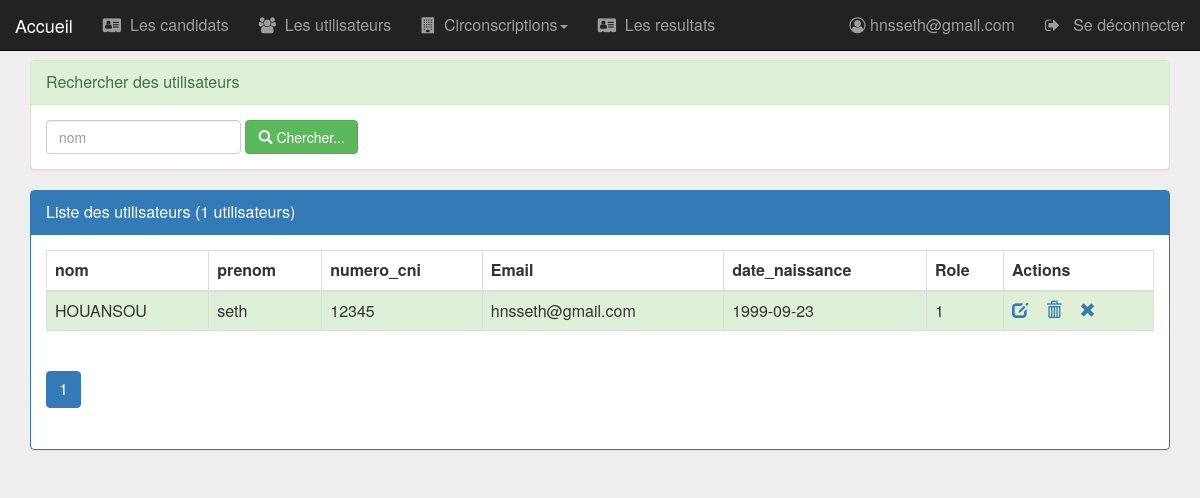
The app's page /pages/utilisateur.php (signed in), older data.
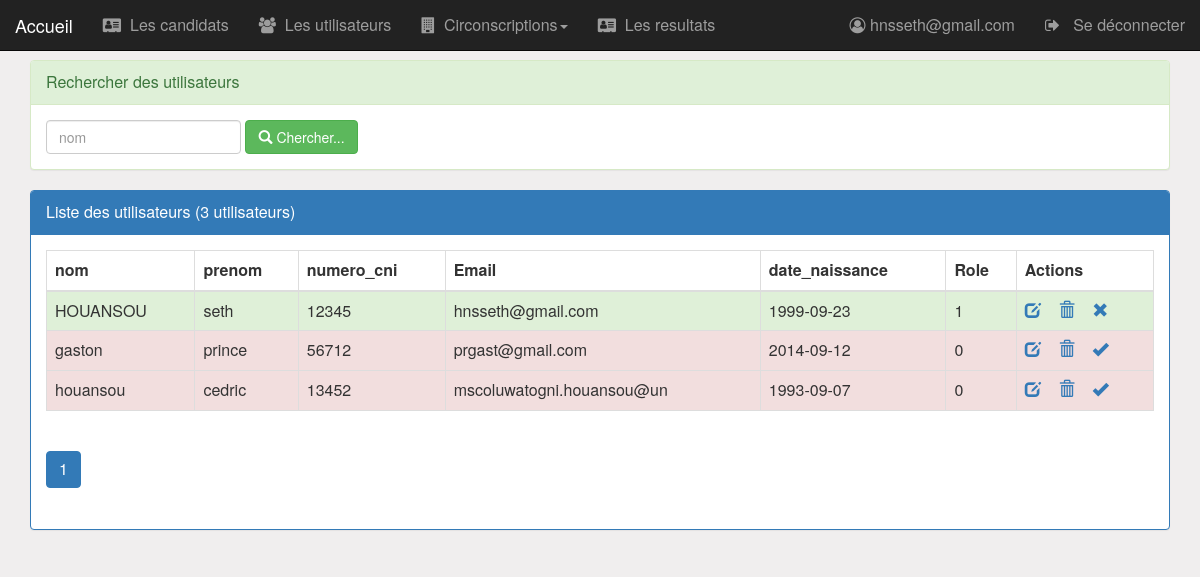
The same page, newer data.
### tables this page shows
CREATE TABLE IF NOT EXISTS `user` (
  `idUser` int(11) NOT NULL AUTO_INCREMENT,
  `nom` varchar(20) NOT NULL,
  `prenom` varchar(20) NOT NULL,
  `naissance` date NOT NULL,
  `adresse` varchar(20) DEFAULT NULL,
  `idProfilF` int(11) DEFAULT NULL,
  `mot_de_passe` varchar(25) NOT NULL,
  `mail` varchar(25) NOT NULL,
  `etat` int(1) DEFAULT NULL,
  PRIMARY KEY (`idUser`),
  KEY `idProfilF` (`idProfilF`)
);

CREATE TABLE IF NOT EXISTS `electeurs` (
  `idElecteur` int(11) NOT NULL AUTO_INCREMENT,
  `numCNI` int(11) NOT NULL,
  `idBureau` int(11) DEFAULT NULL,
  `idUserF` int(11) DEFAULT NULL,
  PRIMARY KEY (`idElecteur`),
  UNIQUE KEY `numCNI` (`numCNI`),
  KEY `idUser` (`idUserF`),
  KEY `idBureau` (`idBureau`)
);

### pages/utilisateur.php (the view, shortened to what the changed rows need)
<?php
    require_once("../api/db_connect.php");
    $login=isset($_GET['login'])?$_GET['login']:"";
    $size=isset($_GET['size'])?$_GET['size']:3;
    $page=isset($_GET['page'])?$_GET['page']:1;
    $requeteUser="select * from user,electeurs where idUser=idUserF and nom like '%$login%'";
    $requeteCount="select count(*) countUser from user";
    $resultatUser=mysqli_query($conn,$requeteUser);
    $resultatCount=mysqli_query($conn,$requeteCount);
    $tabCount=$resultatCount->fetch_array();
    $nbrUser=$tabCount['countUser'];
    $reste=$nbrUser % $size;
    if($reste===0)
        $nbrPage=$nbrUser/$size;
    else
        $nbrPage=floor($nbrUser/$size)+1;
?>
<!DOCTYPE HTML>
<HTML>
    <head>
        <link rel="stylesheet" type="text/css" href="../css/bootstrap.css">
        <link rel="stylesheet" type="text/css" href="../css/font-awesome.min.css">
        <link rel="stylesheet" type="text/css" href="../css/monstyle.css">
    </head>
    <body>
        <?php include("menu.php"); ?>
        <div class="container">
            <div class="panel panel-primary">
                <div class="panel-heading">Liste des utilisateurs (<?php echo $nbrUser ?> utilisateurs)</div>
                <div class="panel-body">
                    <table class="table table-striped table-bordered">
                        <thead>
                            <tr>
                                <th>nom</th> <th>prenom</th> <th>numero_cni</th> <th>Email</th> <th>date_naissance</th> <th>Role</th> <th>Actions</th>
                            </tr>
                        </thead>
                        <tbody>
                            <?php while($user=$resultatUser->fetch_assoc()){ ?>
                                <tr class="<?php echo $user['etat']==1?'success':'danger'?>">
                                    <td><?php echo $user['nom'] ?> </td>
                                    <td><?php echo $user['prenom'] ?> </td>
                                    <td><?php echo $user['numCNI'] ?> </td>
                                    <td><?php echo $user['mail'] ?> </td>
                                    <td><?php echo $user['naissance'] ?> </td>
                                    <td><?php echo $user['etat'] ?> </td>
                                    <td>
                                        <a href="editerUtilisateur.php?id=<?php echo $user['idUser'] ?>">
                                            <span class="glyphicon glyphicon-edit"></span>
                                        </a>
                                        <a onclick="return confirm('Etes vous sur de vouloir supprimer cet utilisateur')"
                                            href="supprimerUtilisateur.php?idUser=<?php echo $user['idUser'] ?>">
                                                <span class="glyphicon glyphicon-trash"></span>
                                        </a>
                                        <a href="activerUtilisateur.php?idUser=<?php echo $user['idUser'] ?>&etat=<?php echo $user['etat']  ?>">
                                            <?php
                                                if($user['etat']==1)
                                                    echo '<span class="glyphicon glyphicon-remove"></span>';
                                                else
                                                    echo '<span class="glyphicon glyphicon-ok"></span>';
                                            ?>
                                        </a>
                                    </td>
                                </tr>
                            <?php } ?>
                        </tbody>
                    </table>
                    <div>
                        <ul class="pagination">
                            <?php for($i=1;$i<=$nbrPage;$i++){ ?>
                                <li class="<?php if($i==$page) echo 'active' ?>">
                                    <a href="utilisateur.php?page=<?php echo $i;?>&login=<?php echo $login ?>">
                                    <?php echo $i; ?>
                                    </a>
                                </li>
                            <?php } ?>
                        </ul>
                    </div>
                </div>
            </div>
        </div>
    </body>
</HTML>

### pages/menu.php (shortened to what the changed rows need)
<nav class="navbar navbar-inverse navbar-fixed-top">
    <div class="container-fluid">
        <div class="navbar-header">
            <a href="../index.php" class="navbar-brand">Accueil</a>
        </div>
    </div>
</nav>

Row changes from the older to the newer data that the page shows:
added user: nom "gaston", prenom "prince", electeurs.numCNI "56712", mail "prgast@gmail.com", naissance "2014-09-12", etat "0"
added user: nom "houansou", prenom "cedric", electeurs.numCNI "13452", mail "mscoluwatogni.houansou@un", naissance "1993-09-07", etat "0"
Text that changed along with them:
$nbrUser: "1" → "3"
